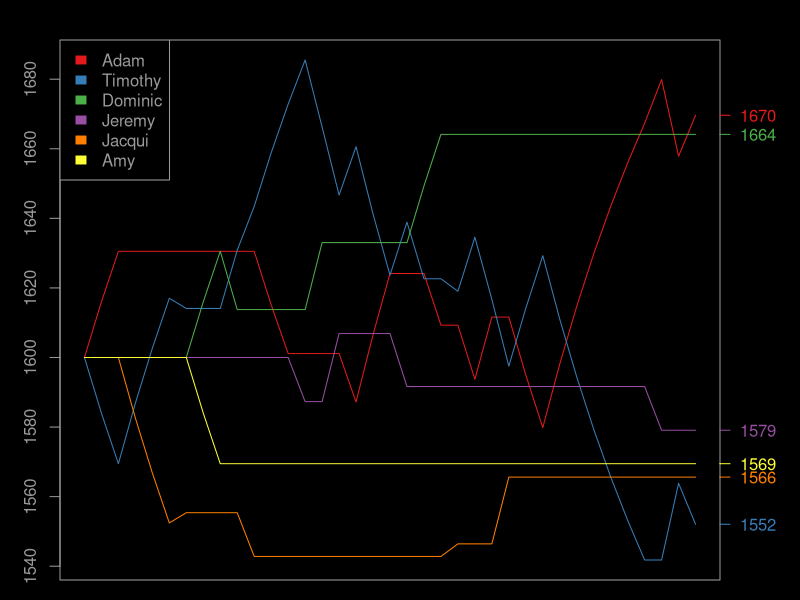

The R script that drew this image:
svg(filename="chess.svg", width=8, height=5, pointsize=10, bg="black")

par(bg = "black")
par(fg="#999999")
par(mar=c(1, 3, 2, 4))

data <- read.csv("chess.csv", head=FALSE)

player1 = as.vector(t(data[1]))
player2 = as.vector(t(data[3]))
result = as.vector(t(data[2]))

numEntries = length(result)

players = union(player1, player2)
numPlayers = length(players)

template = rep.int(1600, numEntries+1)
scores = data.frame(template)
for (name in players){
	scores[,name] <- template
}

K = 32

for (i in 2:(numEntries+1)){
	p1 = player1[i-1]
	r1 = 10 ^ (scores[i-1, p1] / 400)
	
	p2 = player2[i-1]
	r2 = 10 ^ (scores[i-1, p2] / 400)
	
	# Expected scores
	e1 = r1 / (r1 + r2)
	e2 = r2 / (r1 + r2)
	
	if (result[i-1] == "win"){
		s1 = 1
		s2 = 0
	} else {
		s1 = 0.5
		s2 = 0.5
	}
	
	for (j in i:(numEntries+1)){
		scores[j, p1] = scores[j, p1] + K * (s1 - e1)
		scores[j, p2] = scores[j, p2] + K * (s2 - e2)
	}
}

lowest = 1600
highest = 1600
for (name in players) {
	lowest = min(lowest, min(scores[name]))
	highest = max(highest, max(scores[name]))
}

plot(
	NULL,
	xlim=c(1, numEntries+1),
	ylim=c(lowest, highest),
	ylab="",
	xlab="",
	col.lab="#999999", col.main="#999999", col.axis="#999999",
	xaxt='n'
)

library("RColorBrewer")
colors = brewer.pal(max(3, length(players)), "Set1")

i = 0
for (name in players){
	i = i + 1
	lines(
		x=1:(numEntries+1),
		y=t(scores[name]),
		col=colors[i]
	)
	
	#xData = 1:(numEntries+1)
	#yData = (apply(scores[name], 1, function(x) x))
	#lo = loess(yData~xData)
	#xl <- seq(1, numEntries+1, 0.1)
	#lines(xl, predict(lo, xl), col=colors[i])
	
	currentScore = scores[numEntries+1, name]
	axis(
		4,
		at=c(currentScore),
		labels=c(round(currentScore, 0)),
		col=colors[i], col.ticks=colors[i], col.axis = colors[i],
		las=2
	)
}

legend("topleft", legend=players, fill=colors, bg="black")
